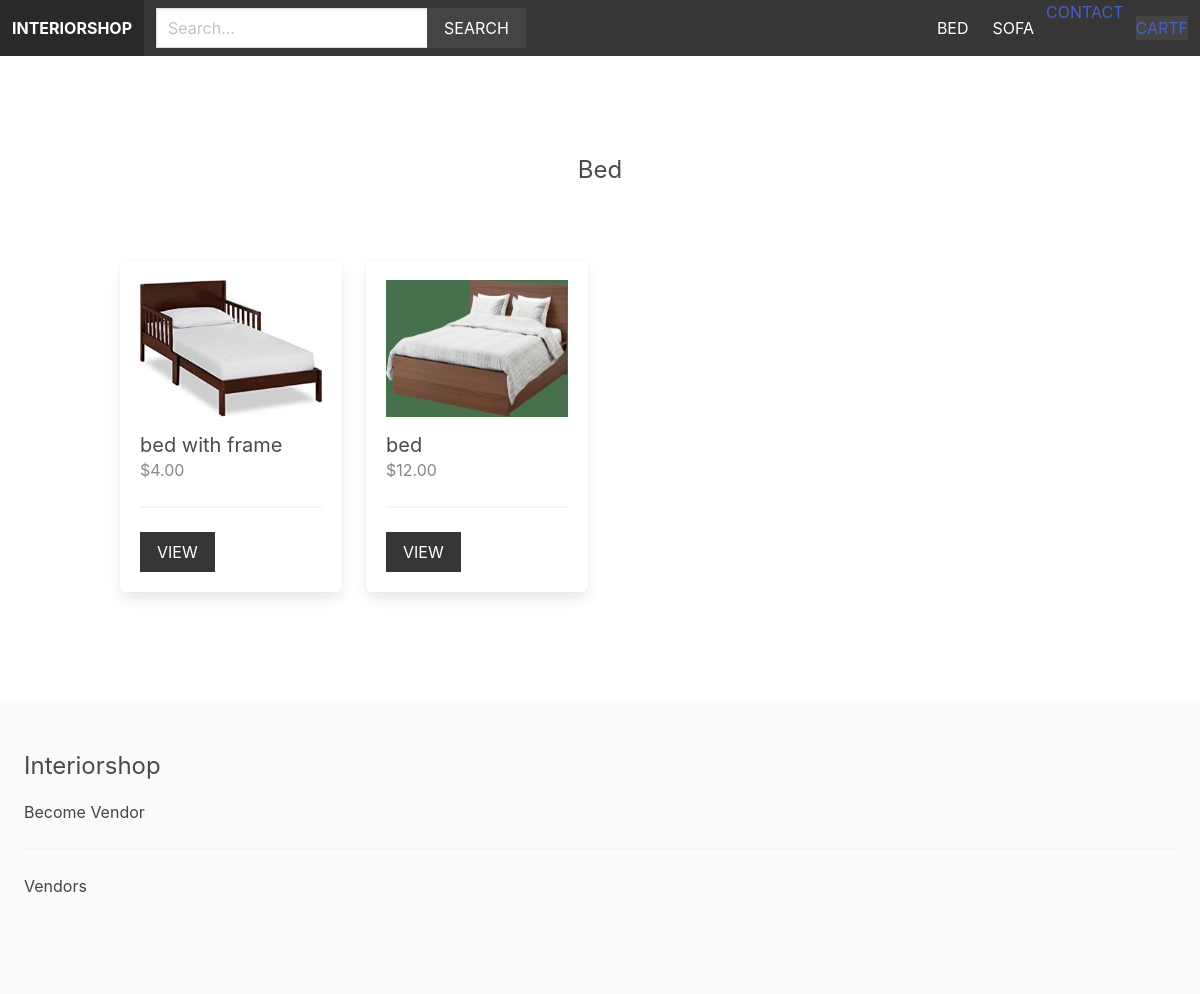
Page /bed/ on the earlier database version.
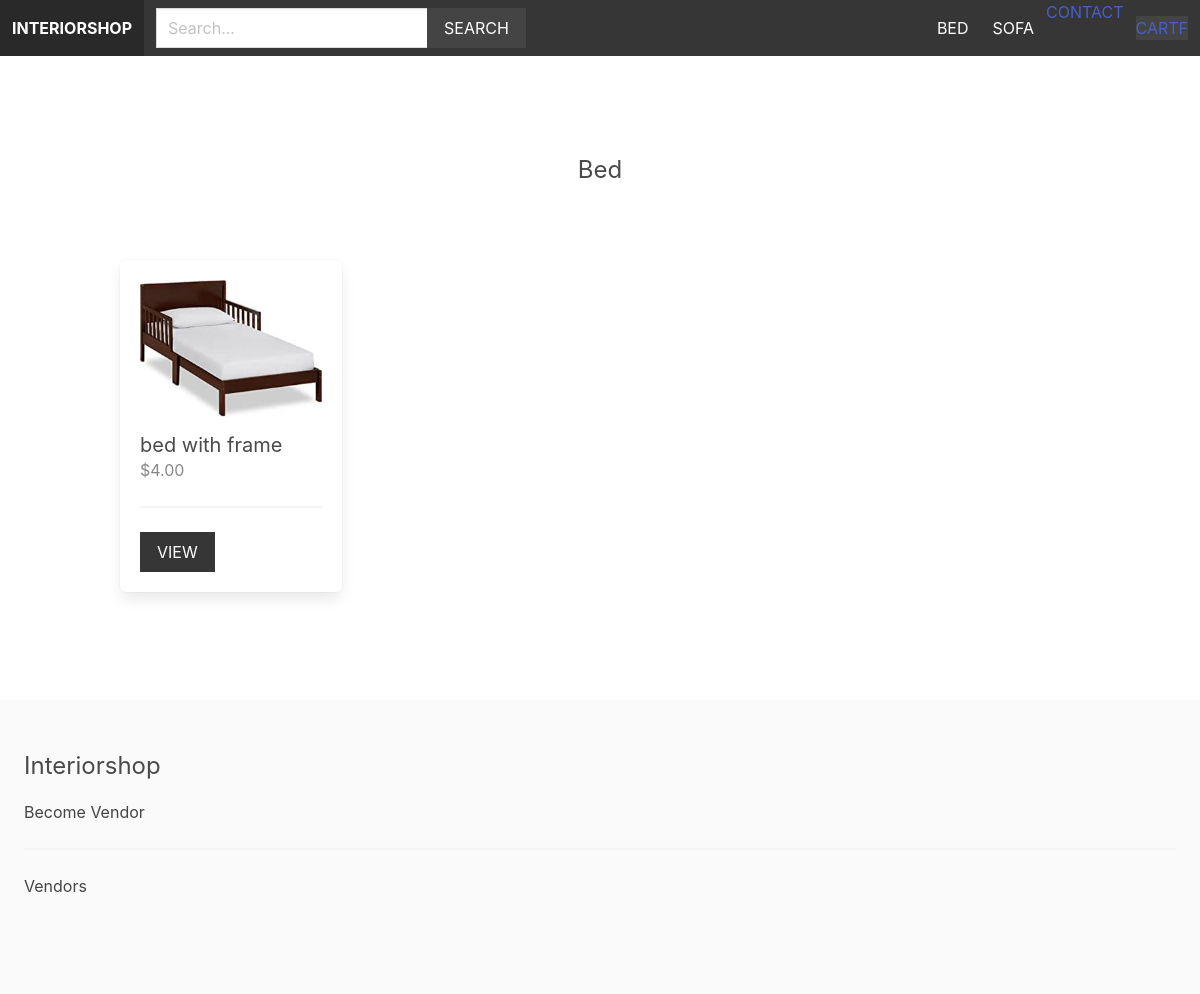
Same page on the later database version.
### product/models.py (models this page shows, shortened)
class Category(models.Model):
    title = models.CharField(max_length=255)
    slug = models.SlugField(max_length=255)
    ordering = models.IntegerField(default=0)
    class Meta:
        ordering = ['ordering']

class Product(models.Model):
    category = models.ForeignKey(Category,related_name = 'products',on_delete=models.CASCADE)
    vendor = models.ForeignKey(Vendor,related_name = 'products',on_delete=models.CASCADE)
    title = models.CharField(max_length=255)
    slug = models.SlugField(max_length=255)
    description = models.TextField(null=True, blank = True)
    price = models.DecimalField(max_digits=6,decimal_places = 2)
    date_added = models.DateTimeField(auto_now_add=True)
    image = models.ImageField(upload_to='uploads/',blank = True,null = True)
    thumbnail = models.ImageField(upload_to='uploads/',blank = True,null = True)
    class Meta:
        ordering = ['-date_added']
    def get_thumbnail(self):
        if self.thumbnail:
            return self.thumbnail.url

### product/views.py (the view)
# urls.py: path('<slug:category_slug>/',views.category, name='category'),
def category(request,category_slug):
    category = get_object_or_404(Category,slug = category_slug)
    context = {'category':category}
    return render(request,'product/category.html',context)

### cart/cart.py (called while the page is built)
    def __len__(self):
        return sum(item['quantity'] for item in self.cart.values())

### cart/context_processors.py (called while the page is built)
def cart(request):
    return {'cart':Cart(request)}

### product/context_processors.py (called while the page is built)
def menu_categories(request):
    categories = Category.objects.all()
    return {'menu_categories':categories}

### product/templates/product/category.html (shortened to what this page needs)
{% extends 'core/base.html'%}
{% block content %}
    <div class="columns is-multiline mb-6">
        <div class="column is-12 has-text-centered mt-6 mb-6">
            <h2 class="is-size-4">{{category.title}}</h2>
        </div>
        {% for product in category.products.all %}
            {% include 'product/parts/list_item.html' %}
        {% endfor %}
    </div>
{% endblock content %}

### core/templates/core/base.html (shortened to what this page needs)
{% load static %}
<!doctype html>
<html lang="en">
  <head>
    <link rel="stylesheet" href="https://cdn.jsdelivr.net/npm/bulma@0.9.1/css/bulma.min.css">
    <link rel="stylesheet" href="{% static 'styles/main.css'%}">
  </head>
  <body>
    <nav class="navbar is-dark">
        <div class="navbar-brand">
            <a href="#" class="navbar-item"><strong>Interiorshop</strong></a>
        </div>
        <div class="navbar-menu" id="main-navbar">
          <div class="navbar-start">
            <div class="navbar-item">
              <form method="GET" action="{% url 'search' %}">
                <div class="field has-addons">
                    <div class="control">
                      <input type="text" class="input" placeholder="Search..." name="query">
                    </div>
                    <div class="control">
                      <button class="button is-dark is-uppercase">Search</button>
                    </div>
                </div>
              </form>
            </div>
          </div>
        </div>
            <div class="navbar-end">
              {% for category in menu_categories %}
                <a href="{% url 'category' category.slug %}" class="navbar-item">{{category.title}}</a>
              {% endfor %}
              <a href="{%url 'contact' %}" class="navbar-itme">Contact</a>
              <div class="navbar-item">
                <a href="{% url 'cart' %}" class="'button is-dark">Cart{% if cart%}({{cart|length}}){% endif %}f</a>
              </div>
            </div>
    </nav>
    <section class="section">
        <div class="container">
            {% block content %}
            {% endblock content %}
        </div>
    </section>
    <footer class="footer">
      <h3 class="is-size-4 mb-4">Interiorshop</h3>
        {% if request.user.is_authenticated %}
            <a href="{% url 'vendor_admin' %}">Vendor Admin</a>
        {% else %}
            <a href="{% url 'become_vendor' %}">Become Vendor</a>
        {% endif %}
        <hr>
        <a href="{% url 'vendors' %}">Vendors</a>
    </footer>
  </body>
</html>

### product/templates/product/parts/list_item.html
<div class="column is-3 product-list-item">
    <div class="box">
        <figure class="image is-4by3 mb-4">
            <img src="{{product.get_thumbnail}}">
        </figure>
        <h2 class="subtitle">{{product.title}}</h2>
        <h3 class="price is-size-6 mb-5">${{product.price}}</h3>
        <hr>
        <a href="{% url 'product' product.category.slug product.slug %}" class="button is-dark is-uppercase">View</a>
    </div>
</div>

### static/styles/main.css (style rules this page uses)
.navbar { text-transform:uppercase; }
.navbar .is-dark { background:#444; }
.footer a { margin-bottom:15px; display:in-line-block; color:#444; }
.input, .button { border-radius:0; }
.product-list-item .box .subtitle { margin-bottom:0; }
.product-list-item .box .price { color:#888; }

Differences in the rows shown:
removed Product: get_thumbnail (picture), title "bed", price "12.00"
